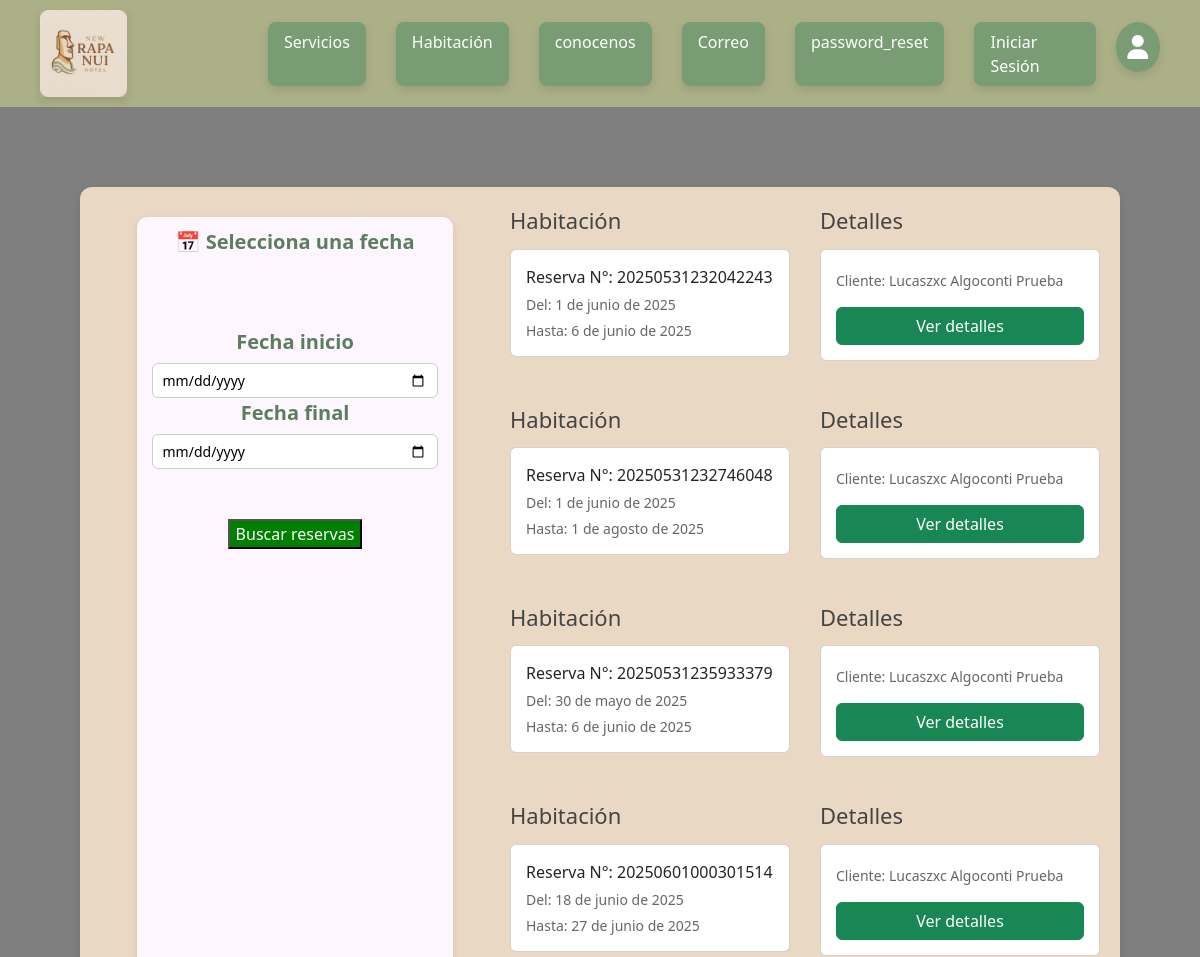
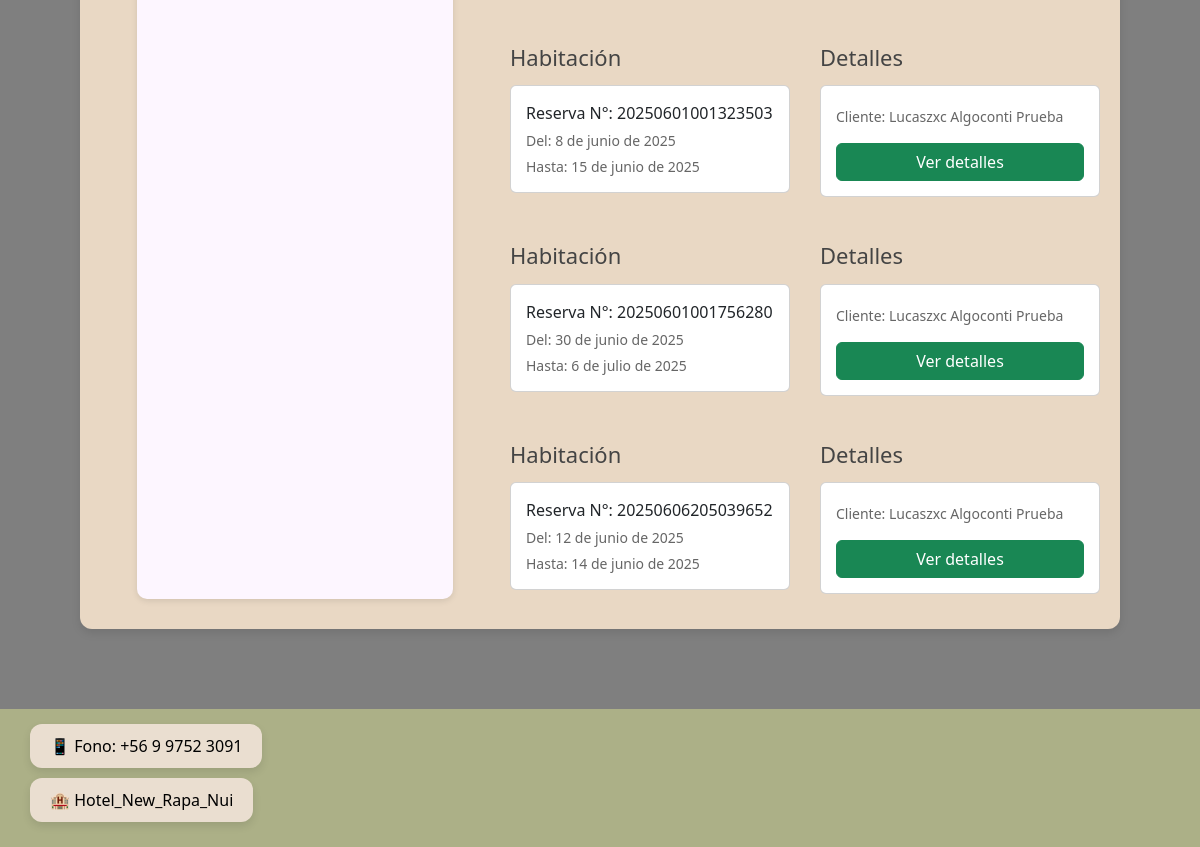
Page /agenda/ on the earlier database version (2 pictures, top to bottom).
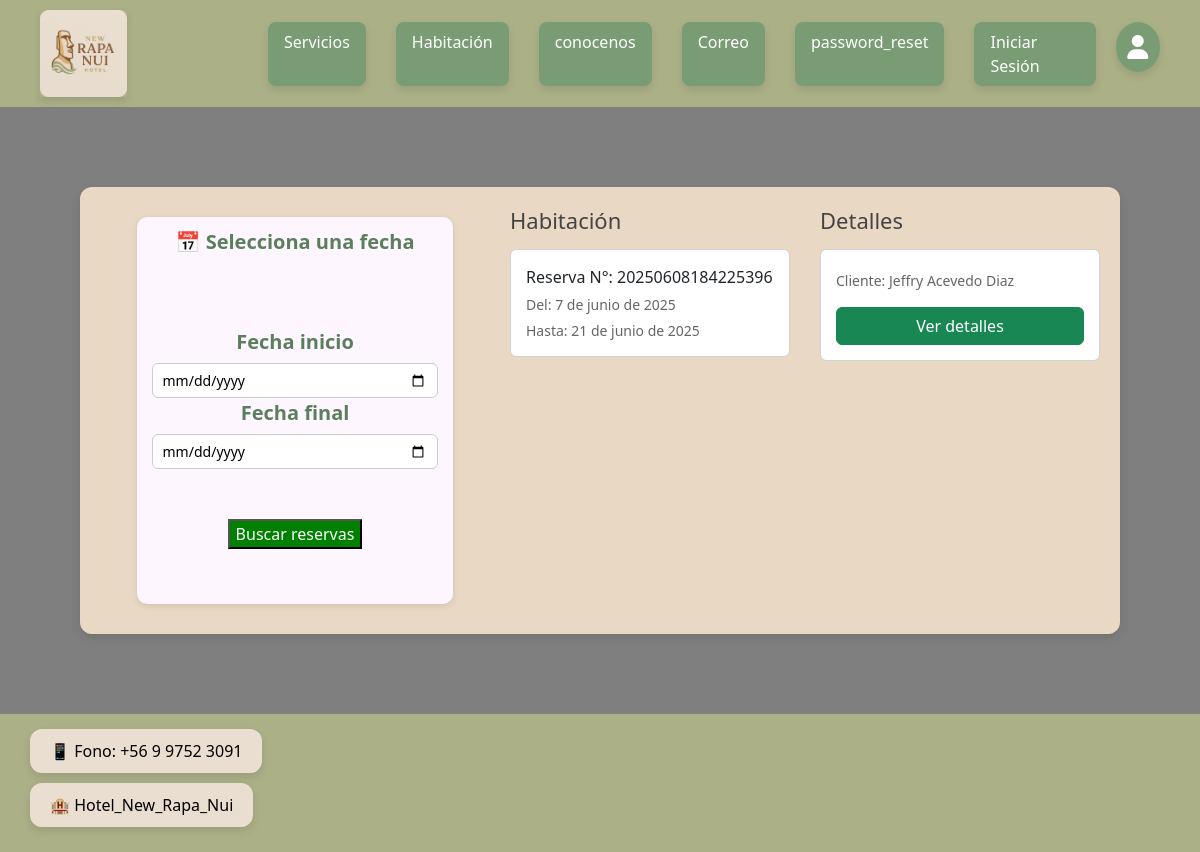
Same page on the later database version.
### app/models.py (models this page shows, shortened)
class reserva(models.Model):
    id_reserva = models.IntegerField(default=0, primary_key=True)
    fechaInicio = models.DateField(default=None)
    fechaFinal = models.DateField(default=None)
    rut_cliente = models.ForeignKey(Cliente, on_delete=models.PROTECT)
    n_s_ext = models.ForeignKey(Servicio_Ext, on_delete=models.PROTECT)
    n_habitacion = models.ForeignKey(Habitacion, on_delete=models.PROTECT)
    precio_total = models.IntegerField(default=0)

class Cliente(models.Model):
    Rut_cliente = models.CharField(max_length=10, primary_key=True)
    Pnombre_cliente = models.CharField(max_length=40)
    Snombre_cliente = models.CharField(max_length=40)
    Papellido_cliente = models.CharField(max_length=40)
    Sapellido_cliente = models.CharField(max_length=40)
    email_cliente = models.EmailField()
    telefono_cliente = models.IntegerField()
    direccion_cliente = models.CharField(max_length=100)

### app/views.py (the view, shortened to what this page needs)
# urls.py: path("agenda/", listar_agenda_emp, name= "agenda"),
def listar_agenda_emp(request):
    reservas = reserva.objects.all()
    fecha_inicio = request.GET.get('fecha_inicio')
    fecha_fin = request.GET.get('fecha_fin')
    data = {
        'reservas': reservas
    }
    return render(request, "app/Empleados/agenda/agenda.html", data)

### app/models.py (called while the page is built)
    def __str__(self):
        return self.n_s_ext

    def __str__(self):
        return self.n_habitacion

### app/templates/app/Empleados/agenda/agenda.html (shortened to what this page needs)
{% extends 'app/base.html' %}
{% load static %}
{% block extra_css %}
  <link rel="stylesheet" href="{% static 'app/css/agenda.css' %}">
  <link rel="stylesheet" href="https://cdn.jsdelivr.net/npm/flatpickr/dist/flatpickr.min.css">
{% endblock %}
{% block content %}
  <main class="main-content">
    <div class="flex-container">
      <div class="servicio-box" style="background-color: #e9d8c4;">
        <section class="calendar-section">
          <form method="get">
            <label for="fecha_inicio" style="margin-bottom: 70px;">📅 Selecciona una fecha</label>
            <label for="fecha_inicio">Fecha inicio</label>
            <input type="date" name="fecha_inicio" id="fecha_inicio"
                  value="{{ request.GET.fecha_inicio }}"/>
            <label for="fecha_fin">Fecha final</label>
            <input type="date" name="fecha_fin" id="fecha_fin"
                  value="{{ request.GET.fecha_fin }}"/>
            <button type="submit"
                    style="background-color: green; color: white; margin-top: 50px; margin-bottom: 45px;">
              Buscar reservas
            </button>
          </form>
        </section>
        <div class="right-content">
          {% if reservas %}
            {% for r in reservas %}
             <section class="info-section">
                <div class="column">
                  <h2>Habitación</h2>
                  <div class="card">
                    Reserva N°: {{ r.id_reserva }}<br>
                    <small>Del: {{ r.fechaInicio }}</small>
                    <small>Hasta: {{ r.fechaFinal }}</small>
                  </div>
                </div>
                <div class="column">
                  <h2>Detalles</h2>
                  <div class="card">
                    <small>Cliente: {{ r.rut_cliente.Pnombre_cliente }} {{ r.rut_cliente.Papellido_cliente }} {{ r.rut_cliente.Sapellido_cliente }}</small>
                    <button type="button" class="btn btn-success mt-3" data-toggle="modal" data-target="#modal{{ r.id_reserva }}">
                      Ver detalles
                    </button>
                  </div>
                </div>
              </section>
            {% endfor %}
          {% else %}
            <p>No hay reservas en el rango de fechas seleccionado.</p>
          {% endif %}
        </div>
    </div>
  </main>
{% endblock %}

Differences in the rows shown:
removed reserva: id_reserva "20250531232042243", fechaInicio "1 de junio de 2025", fechaFinal "6 de junio de 2025", rut_cliente.Pnombre_cliente "Lucaszxc", rut_cliente.Papellido_cliente "Algoconti", rut_cliente.Sapellido_cliente "Prueba"
removed reserva: id_reserva "20250531232746048", fechaInicio "1 de junio de 2025", fechaFinal "1 de agosto de 2025", rut_cliente.Pnombre_cliente "Lucaszxc", rut_cliente.Papellido_cliente "Algoconti", rut_cliente.Sapellido_cliente "Prueba"
removed reserva: id_reserva "20250531235933379", fechaInicio "30 de mayo de 2025", fechaFinal "6 de junio de 2025", rut_cliente.Pnombre_cliente "Lucaszxc", rut_cliente.Papellido_cliente "Algoconti", rut_cliente.Sapellido_cliente "Prueba"
removed reserva: id_reserva "20250601000301514", fechaInicio "18 de junio de 2025", fechaFinal "27 de junio de 2025", rut_cliente.Pnombre_cliente "Lucaszxc", rut_cliente.Papellido_cliente "Algoconti", rut_cliente.Sapellido_cliente "Prueba"
removed reserva: id_reserva "20250601001323503", fechaInicio "8 de junio de 2025", fechaFinal "15 de junio de 2025", rut_cliente.Pnombre_cliente "Lucaszxc", rut_cliente.Papellido_cliente "Algoconti", rut_cliente.Sapellido_cliente "Prueba"
removed reserva: id_reserva "20250601001756280", fechaInicio "30 de junio de 2025", fechaFinal "6 de julio de 2025", rut_cliente.Pnombre_cliente "Lucaszxc", rut_cliente.Papellido_cliente "Algoconti", rut_cliente.Sapellido_cliente "Prueba"
removed reserva: id_reserva "20250606205039652", fechaInicio "12 de junio de 2025", fechaFinal "14 de junio de 2025", rut_cliente.Pnombre_cliente "Lucaszxc", rut_cliente.Papellido_cliente "Algoconti", rut_cliente.Sapellido_cliente "Prueba"
added reserva: id_reserva "20250608184225396", fechaInicio "7 de junio de 2025", fechaFinal "21 de junio de 2025", rut_cliente.Pnombre_cliente "Jeffry", rut_cliente.Papellido_cliente "Acevedo", rut_cliente.Sapellido_cliente "Diaz"
